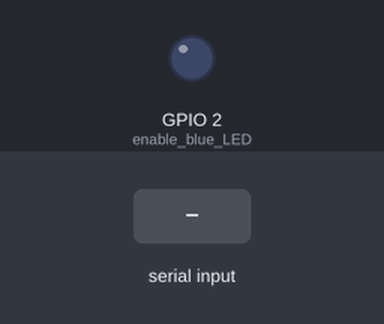
Recording of a sketch running on a simulated ESP32. Parts: output pins drawn as LEDs (lit = HIGH). The test bench sets the inputs (shaded band). What the sketch prints to the serial monitor is not drawn.

Above: at 1.3 s.
1.4 s: byte 30 received over Serial
At 2.5 s:
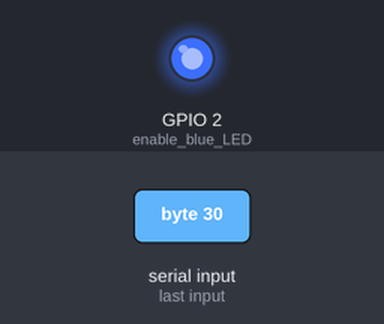
Timing chart, 0 to 4.4 s (numbered marks = the images above; inputs shaded):
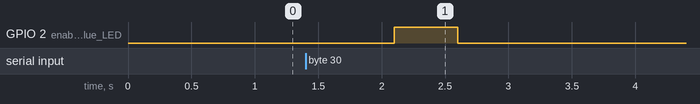

The sketch:

esp_uart.ino
```cpp
/**
 * @file esp_uart.ino
 * @author Andrew Woska ( andrew@woska.org )
 * @brief ESP32 UART design for communicating with ESP32
 *      currently set up for testing
 * @version 1.0
 * @date 2022-11-29
 *
 * last updated: 2022-12-08
 */

#include "esp_uart.h"

#define DELAY   ( 1000 )
int i;

void setup() {
  pinMode(2, OUTPUT); // enable blue LED
  Serial.begin(9600); // enable UART
  delay(100);         // ensure UART availability for startup
  i = 0;
}

/**
 * @brief UART command message loop for Arduino
 *
 */
void looper() {
  if ( i == 0 ) {
    Serial.write(MOTOR_QUERY);
    delay(DELAY);
  }
  else if ( i == 1 ) {
    Serial.write(MOTOR_SPEED1);
    delay(DELAY);
  }
  else if ( i == 2 ) {
    Serial.write(MOTOR_SPEED2);
    delay(DELAY);
  }
  else if ( i == 3 ) {
    Serial.write(MOTOR_SPEED3);
    delay(DELAY);
  }
  else {
    Serial.write(MOTOR_OFF);
    i = -1;
    delay(DELAY);
  }
  ++i;
}

void loop() {
  if (Serial.available()) { // UART RX available
    char in = Serial.read();// reads 1-byte
//    Serial.println(in, HEX);
    digitalWrite(2, HIGH);  // turn on LED
    delay(DELAY/2); // 5s
    digitalWrite(2, LOW);   // turn off LED
  }
  else {                    // UART TX; go to next command
    looper();
  }
}
```

esp_uart.h
```cpp
/**
 * @file esp_uart.h
 * @author Andrew Woska ( andrew@woska.org )
 * @brief defines useful parts for UART communications for project
 * @version 1.0
 * @date 2022-11-29
 */

#pragma once

#ifndef ESP_UART_H
#define ESP_UART_H

/* constants */

// comment if no debug messages wanted
#define DEBUG

// motor commands
#define MOTOR_QUERY     ( 0x00 )
#define MOTOR_SPEED1    ( 0x01 )
#define MOTOR_SPEED2    ( 0x02 )
#define MOTOR_SPEED3    ( 0x04 )
#define MOTOR_OFF       ( 0x08 )

/* prototypes */

void uart_read();
void uart_write();

#endif // ESP_UART_H
```

Measured:
- after the input at 1.4 s, GPIO 2 (enable_blue_LED): LOW → HIGH after 0.70 s, → LOW 0.50 s later
